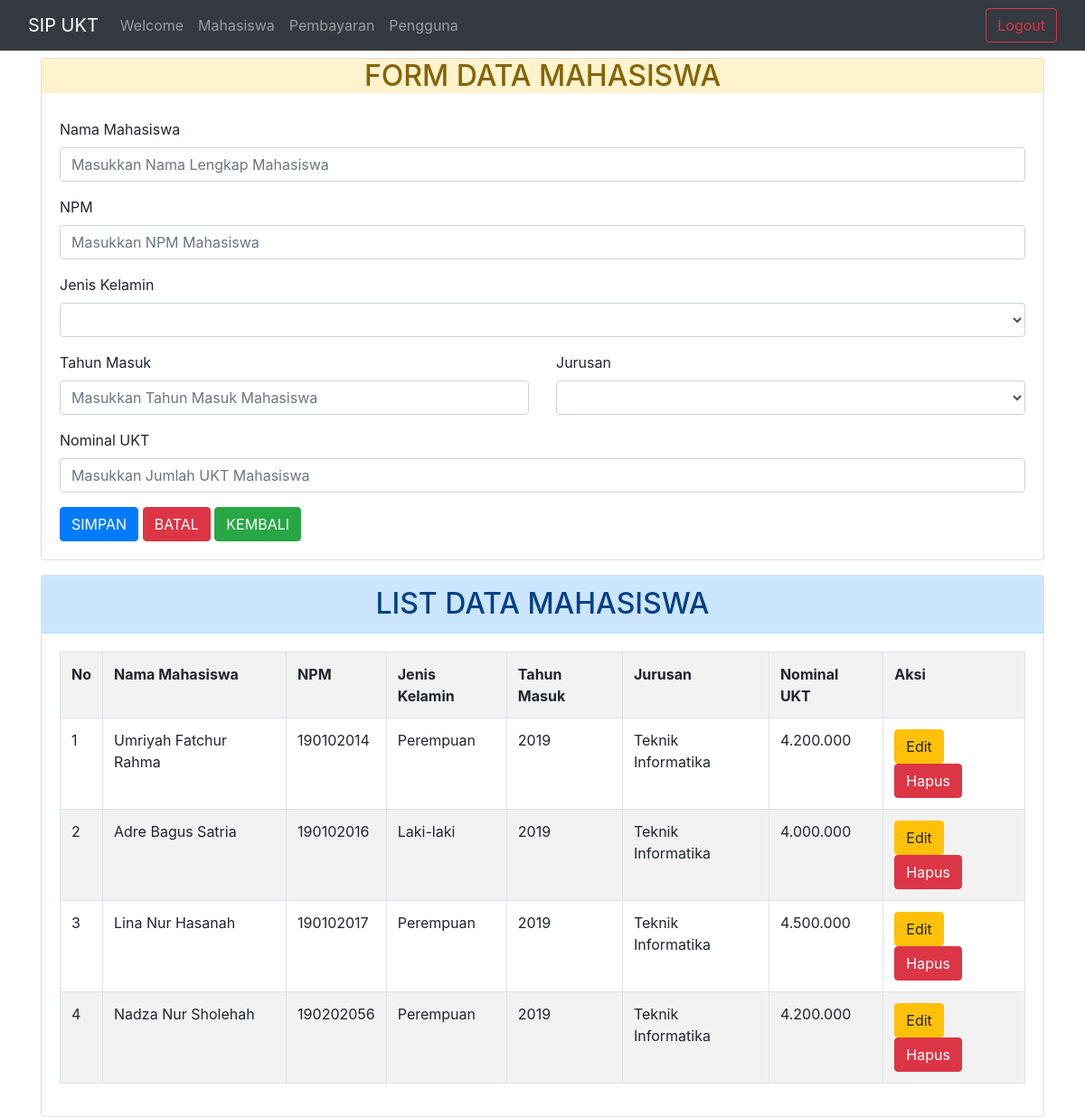
Screenshot of /dtMhs.php with the database file from the repository.
### tables this page shows
CREATE TABLE IF NOT EXISTS `mahasiswa` (
  `npm` int(11) NOT NULL,
  `nama_mhs` varchar(50) NOT NULL,
  `jenis_kelamin` varchar(25) NOT NULL,
  `tahun_masuk` int(50) NOT NULL,
  `jurusan` varchar(50) NOT NULL,
  `jml_ukt` varchar(50) NOT NULL
);

### dtMhs.php (the view, shortened to what this page needs)
<?php
  $koneksi = mysqli_connect("localhost","root","");
?>
<!doctype html>
<html lang="en">
  <head>
    <link rel="stylesheet" href="bootstrap/css/bootstrap.min.css">
  </head>
  <body>
    //ini navbar
    	<nav class="navbar navbar-expand-md navbar-dark fixed-top bg-dark">
    		<div class="container-fluid">
    			<a class="navbar-brand" href="welcome.html">SIP UKT</a>
    			<div class="collapse navbar-collapse" id="navbarCollapse">
    				<ul class="navbar-nav me-auto mb-2 mb-md-0">
    					<li class="nav-item">
    						<a class="nav-link" aria-current="page" href="welcome.html">Welcome</a>
    					</li>
    					<li class="nav-item">
    						<a class="nav-link"  href="#">Mahasiswa</a>
    					</li>
    					<li class="nav-item">
    						<a class="nav-link" href="pembayaran.php">Pembayaran</a>
    					</li>
    					<li class="nav-item">
    						<a class="nav-link" href="tambah_user.php">Pengguna</a>
    					</li>
    				</ul>
    				<form class="navbar-nav ml-auto">
    					<a href="../sip/logout.php" class="btn btn-outline-danger">Logout</a>
    				</form>
    			</div>
    		</div>
    	</nav>
      <br></br>
    <div class="container">
      <div class="card mt-3">
      <h2 class="alert-warning text-center text-black">FORM DATA MAHASISWA</h2>
      <div class="card-body">
      <form method="post" action="">
        <div class="form-group">
          <label for="NamaMhs">Nama Mahasiswa</label>
          <input type="text" name="nama_mhs" value="<?=@$vnama_mhs?>" class="form-control" placeholder="Masukkan Nama Lengkap Mahasiswa" id="NamaMhs" required>
        </div>
        <div class="form-group">
          <label for="NPM">NPM</label>
          <input type="text" name="npm" value="<?=@$vnpm?>" class="form-control" placeholder="Masukkan NPM Mahasiswa" id="NPM" required>
        </div>
        <div class="form-group">
          <label for="JK">Jenis Kelamin</label>
            <select class="form-control" name="jenis_kelamin" id="JK" required="">
            <option value="<?=@$vjenis_kelamin?>"></option>
            <option>Perempuan</option>
            </select>
        </div>
        <div class="row">
          <div class="col-md-6">
            <div class="form-group">
              <label for="ThnMsk">Tahun Masuk</label>
              <input type="text" name="tahun_masuk" value="<?=@$vtahun_masuk?>" class="form-control" placeholder="Masukkan Tahun Masuk Mahasiswa" id="ThnMsk" required="">
            </div>
          </div>
          <div class="col-md-6">
            <div class="form-group">
              <label for="Jurusan">Jurusan</label>
                <select class="form-control" name="jurusan" value="<?=@$vjurusan?>" id="Jurusan" required="">
                <option></option>
                <option>Teknik Informatika</option>
                </select>
            </div>
          </div>
        </div>
        <div class="form-group">
          <label for="JmlUKT">Nominal UKT</label>
          <input type="text" name="jml_ukt" value="<?=@$vjml_ukt?>" class="form-control" placeholder="Masukkan Jumlah UKT Mahasiswa" id="JmlUKT" required="">
        </div>
        <button type="submit" class="btn btn-primary" name="bsimpan">SIMPAN</button>
        <button type="reset" class="btn btn-danger" name="breset">BATAL</button>
        <a href="welcome.html" class="btn btn-success">KEMBALI</a>
      </form>
      </div>
      </div>
    </div>
  </body>
</html>
  <div class="container">
      <div class="card mt-3">
        <h2 class="card-header alert-primary text-center text-black">LIST DATA MAHASISWA</h2>
      <div class="card-body">
        <table class="table table-bordered table-striped">
          <tr>
            <th>No</th>
            <th>Nama Mahasiswa</th>
            <th>NPM</th>
            <th>Jenis Kelamin</th>
            <th>Tahun Masuk</th>
            <th>Jurusan</th>
            <th>Nominal UKT</th>
            <th>Aksi</th>
          </tr>
          <?php
            $no = 1;
            $tampil = mysqli_query($koneksi, "SELECT * from mahasiswa order by npm asc");
            while ($data = mysqli_fetch_array($tampil)):
          ?>
          <tr>
            <td><?=$no++ ?></td>
            <td><?=$data['nama_mhs']?></td>
            <td><?=$data['npm']?></td>
            <td><?=$data['jenis_kelamin']?></td>
            <td><?=$data['tahun_masuk']?></td>
            <td><?=$data['jurusan']?></td>
            <td><?=$data['jml_ukt']?></td>
            <td>
             <a href="dtMhs.php?hal=edit&npm=<?=$data['npm']?>" class="btn btn-warning">Edit</a>
             <a href="dtMhs.php?hal=hapus&npm=<?=$data['npm']?>" onclick="return confirm('Apakah yakin ingin menghapus data ini ?')" class="btn btn-danger">Hapus</a>
            </td>
          </tr>
        <?php endwhile;  ?>
        </table>
    </div>
  </div>

### rows the page displays
mahasiswa: nama_mhs "Umriyah Fatchur Rahma", npm "190102014", jenis_kelamin "Perempuan", tahun_masuk "2019", jurusan "Teknik Informatika", jml_ukt "4.200.000"
mahasiswa: nama_mhs "Adre Bagus Satria", npm "190102016", jenis_kelamin "Laki-laki", tahun_masuk "2019", jurusan "Teknik Informatika", jml_ukt "4.000.000"
mahasiswa: nama_mhs "Lina Nur Hasanah", npm "190102017", jenis_kelamin "Perempuan", tahun_masuk "2019", jurusan "Teknik Informatika", jml_ukt "4.500.000"
mahasiswa: nama_mhs "Nadza Nur Sholehah", npm "190202056", jenis_kelamin "Perempuan", tahun_masuk "2019", jurusan "Teknik Informatika", jml_ukt "4.200.000"
